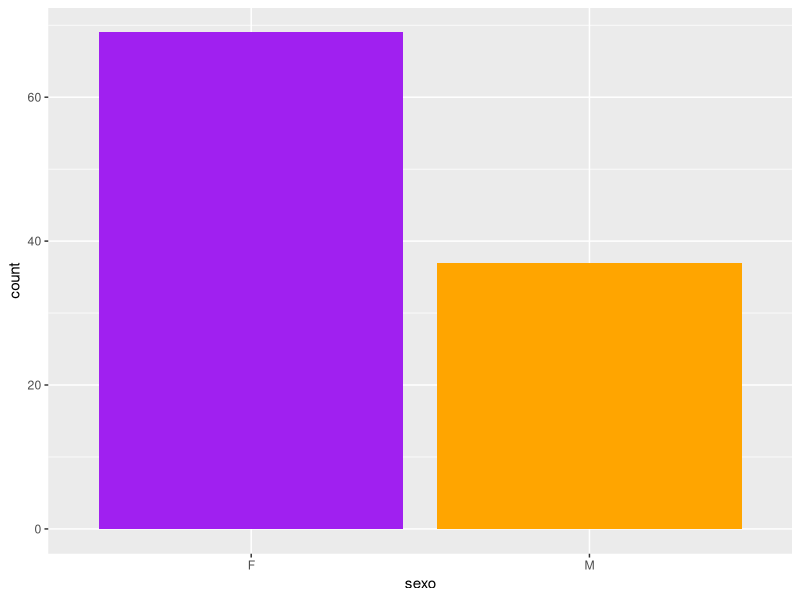
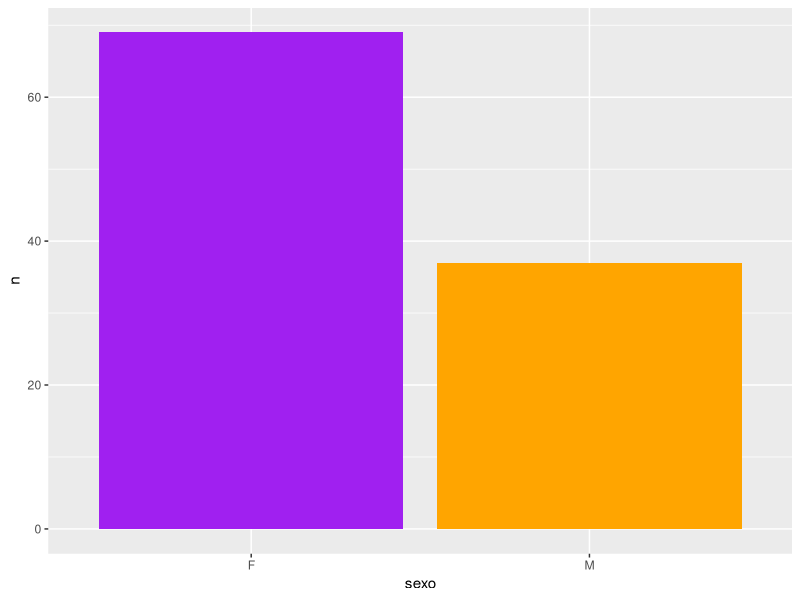
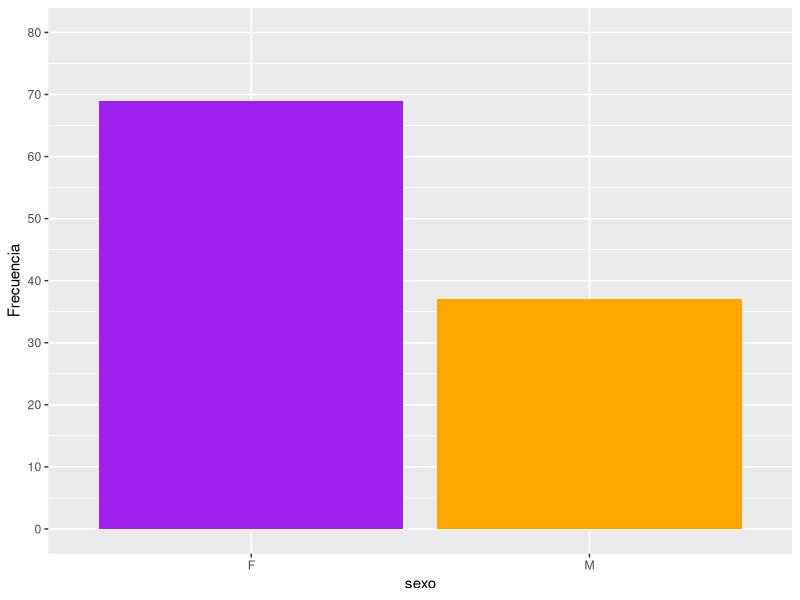
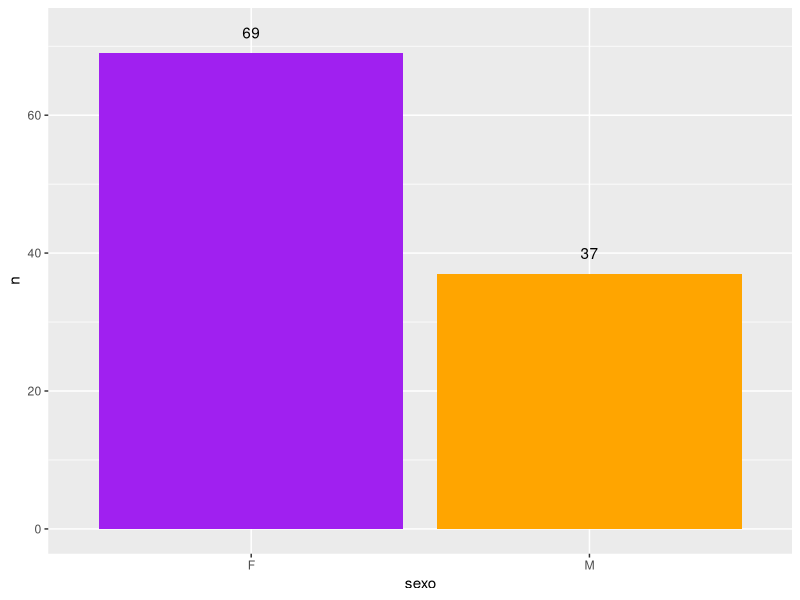
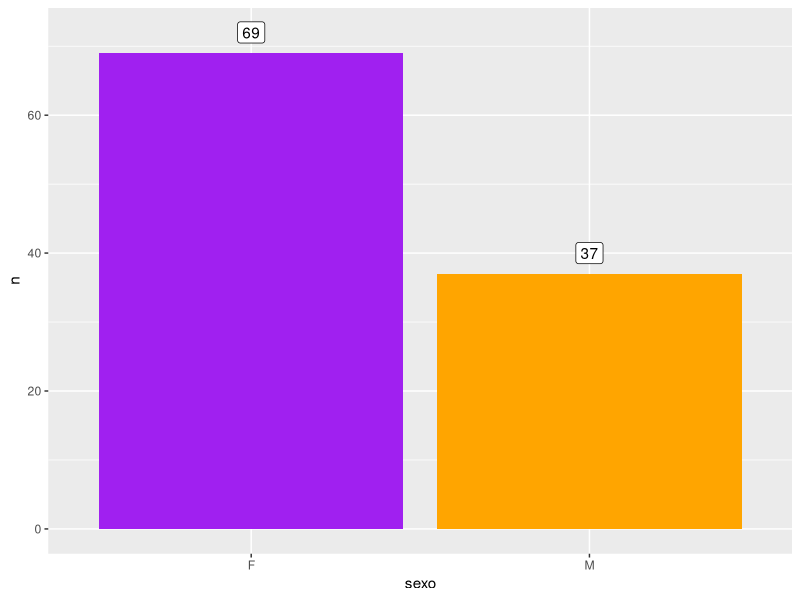
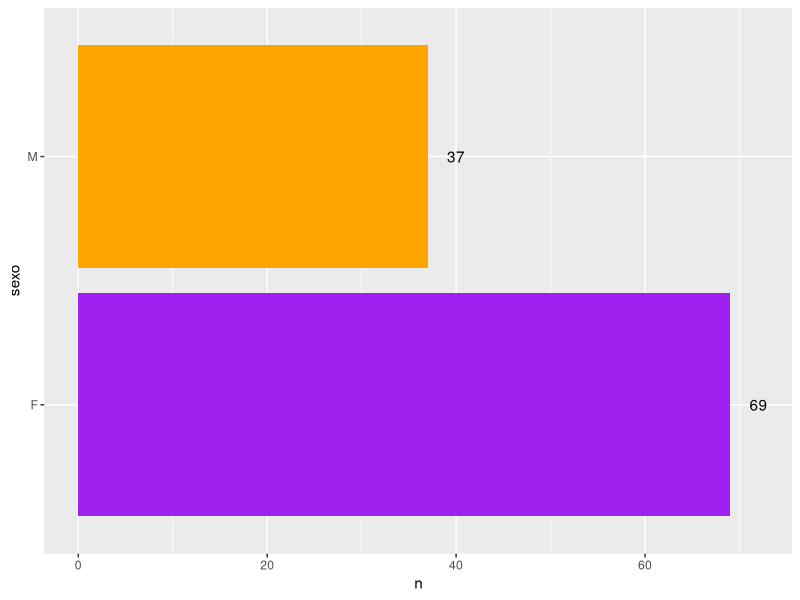
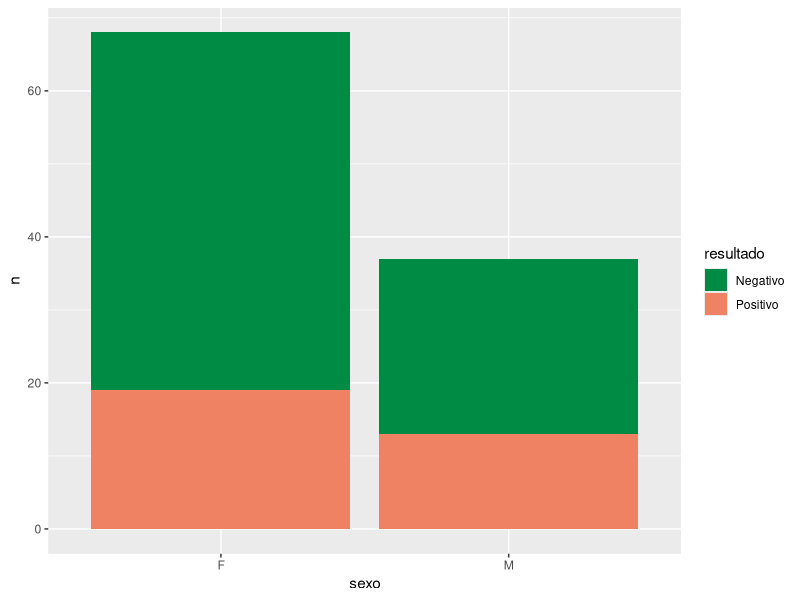
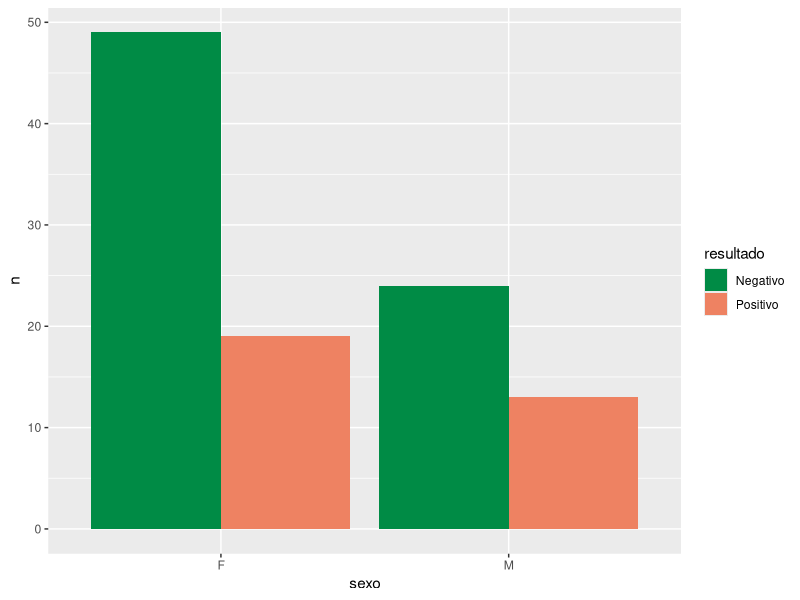

Write the R code that produced these figures, in order.
# Gráficos - Encuentro 7

# activamos tidyverse

library(tidyverse)

# leemos datos

guess_encoding("practicas/tsomf_prueba.csv")

# el encondign mayoritario del archivo es ISO-8859-1

tsomf <- read_csv2("practicas/tsomf_prueba.csv", 
                   locale = locale(encoding = "ISO-8859-1"))

glimpse(tsomf)

# Gráficos de variables cualitativas

# Gráficos de barras con sexo

tsomf |> 
  ggplot(aes(x = sexo, fill = sexo)) + 
  geom_bar() + 
  scale_fill_manual(values = c("purple", "orange")) +
  theme(legend.position = "none")

# geom_bar() hace automáticamente un recuento de repeticiones de valores, 
# es decir que el eje y (count) se calcula en la misma operación del gráfico

# Si llegasemos al gráfico con una tabla con las frecuencias calculadas

tsomf |> 
  count(sexo) 

# debemos indicarle a la coordenada y de donde saca la frecuencia e
# incorporar dentro de la capa geométrica geom_bar() el arumento
# stat = "identity"

tsomf |> 
  count(sexo) |> 
  ggplot(aes(x = sexo, y = n, fill = sexo)) + 
  geom_bar(stat = "identity") + 
  scale_fill_manual(values = c("purple", "orange")) +
  theme(legend.position = "none")

# Escalas de eje

# se pueden cambiar las escalas de eje con scale_x_* y scale_y_*
# el asterisco se reemplaza por la caracteristica de los datos asociados
# a ese eje

# por ejemplo, el eje y es un eje contínuo (count) por lo tanto:

tsomf |> 
  ggplot(aes(x = sexo, fill = sexo)) + 
  geom_bar() + 
  scale_fill_manual(values = c("purple", "orange")) +
  theme(legend.position = "none") + 
  scale_y_continuous(name = "Frecuencia", 
                     limits = c(0,80), 
                     breaks = seq(0, 80, by = 10))

# se puede declarar dentro de la escala el nombre del eje, los límites y 
# las separaciones con sus marcaciones de escala

# para el argumento breaks de escalas contínuas es muy útil la función seq()


# una capa interesante para agregar a este tipo de gráficos es una de texto 
# o de etiquetas

tsomf |> 
  count(sexo) |> 
  ggplot(aes(x = sexo, y = n, fill = sexo)) + 
  geom_bar(stat = "identity") + 
  scale_fill_manual(values = c("purple", "orange")) +
  theme(legend.position = "none") +
  geom_text(aes(label = n), nudge_y = 3) 

# para sumar etiquetas conviene que el gráfico provenga de una tabla de conteo
# a la capa geométrica text se le agrega un aes() para mapear la propiedad
# label igualando a n
# también se puede definir el desplazamiento del texto para que no se superponga
# con las barras (nugde_y desplazamiento vertical, nudge_x horizontal)

# igual pero con geom_label()

tsomf |> 
  count(sexo) |> 
  ggplot(aes(x = sexo, y = n)) + 
  geom_bar(aes(fill = sexo), stat = "identity") + 
  scale_fill_manual(values = c("purple", "orange")) +
  theme(legend.position = "none") +
  geom_label(aes(label = n), nudge_y = 3) 

# rotar coordenadas

tsomf |> 
  count(sexo) |> 
  ggplot(aes(x = sexo, y = n, fill = sexo)) + 
  geom_bar(stat = "identity") + 
  scale_fill_manual(values = c("purple", "orange")) +
  theme(legend.position = "none") +
  geom_text(aes(label = n), nudge_y = 3) +
  coord_flip()

# coord_flip() cambia la disposición del gráfico

# barras combinadas

# para incluir otra variable categórica en las barras debemos utilizar
# el mapeo de otra caracteristica como fill

tsomf |> 
  count(sexo, resultado) 

tsomf |> 
  count(sexo, resultado) |> 
  filter(resultado != "Inadecuado") |> 
  ggplot(aes(x = sexo, y = n, fill = resultado)) + 
  geom_bar(stat = "identity") + 
  scale_fill_manual(values = c("springgreen4", "salmon2"))

# por defecto la posición es "stack", es decir una categoría encima de la otra
# con valores absolutos de frecuencia

# lo podemos cambiar con "dodge"

tsomf |> 
  count(sexo, resultado) |> 
  filter(resultado != "Inadecuado") |> 
  ggplot(aes(x = sexo, y = n, fill = resultado)) + 
  geom_bar(stat = "identity", position = "dodge") + 
  scale_fill_manual(values = c("springgreen4", "salmon2"))

# o "fill" (similar a stack con valores relativos)

tsomf |> 
  count(sexo, resultado) |> 
  filter(resultado != "Inadecuado") |> 
  ggplot(aes(x = sexo, y = n, fill = resultado)) + 
  geom_bar(stat = "identity", position = "fill") + 
  scale_fill_manual(values = c("springgreen4", "salmon2"))

# si queremos hacer como el gráfico con etiquetas debemos adaptar la 
# capa geométrica a la disposición del gráfico

tsomf |> 
  count(sexo, resultado) |> 
  filter(resultado != "Inadecuado") |> 
  ggplot(aes(x = sexo, y = n, fill = resultado)) + 
  geom_bar(stat = "identity", position = "dodge") + 
  scale_fill_manual(values = c("springgreen4", "salmon2")) +
  geom_text(aes(label = n), 
            position = position_dodge(width = 0.9), vjust = -0.5) +
  scale_y_continuous(limits = c(0, 55))

# definimos posición en dodge y ajustamos el desplazamiento vertical
# además aumentamos los límites de la escala para que se vea la etiqueta

# gráficos de torta

# parte de un gráfico apilado al 100% de una sola barra

tsomf |> 
  count(sexo) |>
  ggplot(aes(x = "", y = n, fill = sexo)) +
  geom_bar(stat="identity", width=1) +
  scale_fill_manual(values = c("violetred", "dodgerblue2")) +
  geom_text(aes(label = round(n/sum(n)*100, 1)), 
            position = position_stack(vjust = 0.5))

# la clave está en cambiar el sistema de coordenadas a polar

tsomf |> 
  count(sexo) |>
  ggplot(aes(x = "", y = n, fill = sexo)) +
  geom_bar(stat="identity", width=1) +
  scale_fill_manual(values = c("violetred", "dodgerblue2")) +
  geom_text(aes(label = paste0(round(n/sum(n)*100, 1), "%")), 
            position = position_stack(vjust = 0.5), color = "white") +
  coord_polar("y", start=0) +
  theme_void() 
    

# Gráficos de variables cuantitativas

# vamos a calcular la edad a partir de la fecha de nacimiento para poder
# trabajar con ella

tsomf <- tsomf |> 
  mutate(edad = interval(dmy(fecha_nacimiento), dmy(fecha_test))%/%dyears())

# histogramas

# solo necesitamos declarar en x la variable cuantitativa para construir un
# histograma

tsomf |> 
  ggplot(aes(x = edad)) +
  geom_histogram(binwidth = 5, 
                 fill = "firebrick",
                 color = "white") 
   
# definimos ancho de 5 años y colores de relleno y contorno

# binwidth llama internamnete a cut_width() del propio ggplot2

tsomf |> 
  mutate(intervalo5 = cut_width(edad, width = 5, center = 0))

# podemos graficar lo mismo con geom_bar()

tsomf |> 
  mutate(intervalo_edad = cut_width(edad, width = 5, center = 0)) |> 
  count(intervalo_edad) |> 
  ggplot(aes(x = intervalo_edad, y = n)) +
  geom_bar(stat = "identity", 
           fill = "firebrick",
           color = "white")

# como la variable intervalo de edad es continua debemos hacer que
# las barras se toquen y además acomodar mejor las etiquetas de x

tsomf |> 
  mutate(intervalo_edad = cut_width(edad, width = 5, center = 0)) |> 
  count(intervalo_edad) |> 
  ggplot(aes(x = intervalo_edad, y = n)) +
  geom_bar(stat = "identity", 
           fill = "firebrick",
           color = "white", 
           width = 1) +
  theme(axis.text.x = element_text(angle = 45, vjust = 1, hjust=1))

# en cambio si queremos que el ancho de la barra del histograma
# coincida con grupos etarios en enteros (de 5 en 5 por ejemplo)

tsomf |> 
  mutate(intervalo5 = cut_interval(edad, length =  5)) |> 
  count(intervalo5)

tsomf |> 
  mutate(intervalo5 = cut_interval(edad, length =  5)) |> 
  count(intervalo5) |> 
  ggplot(aes(x = intervalo5, y = n)) +
  geom_bar(stat = "identity", 
           fill = "firebrick",
           color = "white", 
           width = 1) +
  theme(axis.text.x = element_text(angle = 45, vjust = 1, hjust=1))

# distribución de una variable cuantitativa segun una categórica

# veamos la categórica

tsomf |> 
  count(centrosalud_informe)

# achiquemos las categorías reduciendo a partir de n = 2

tsomf <- tsomf |> 
  mutate(centro_salud = fct_lump_n(centrosalud_informe, n = 2, other_level = "Otros")) 

# verifiquemos

tsomf |> 
  count(centro_salud)

# ahora tenemos 3 categorías

# la capa de puntos se superponen en la misma línea vertical

tsomf |> 
  ggplot(aes(x = centro_salud, y = edad)) +
  geom_point() 


# mejor es geom_jitter() que distribuye aleatoriamente a lo "ancho"

tsomf |> 
  ggplot(aes(x = centro_salud, y = edad)) +
  geom_jitter()

# se puede mostrar resúmenes estadísticos

tsomf |> 
  ggplot(aes(x = centro_salud, y = edad)) +
  geom_boxplot()

# o violines

tsomf |> 
  ggplot(aes(x = centro_salud, y = edad)) +
  geom_violin()

# o las dos capas juntas (boxplot + jitter)

tsomf |> 
  ggplot(aes(x = centro_salud, y = edad)) +
  geom_boxplot() +
  geom_jitter()

# algo más completo

tsomf |> 
  ggplot(aes(x = centro_salud, 
             y = edad,  
             fill = centro_salud)) +
  geom_boxplot(outlier.color = "red", alpha = 0.5) +
  geom_jitter(width = 0.2, shape = 1, size = 3) +
  xlab(label = "") +
  scale_fill_brewer(name = "Centro de Salud", 
                    palette = "Set1") +
  theme(legend.position = "bottom")

# Pirámides poblacionales

# preparación de los datos

# creamos intervalos cada 5 años
# contamos sexo e intervalos
# hacemos que los valores de hombres sea negativo

tabla_pob <- tsomf |> 
  mutate(grupo_edad = cut_interval(edad, length =  5)) |> 
  count(sexo, grupo_edad) |> 
  mutate(n = if_else(sexo == "F", n, n*-1))

# creamos gráfico de columnas invertido

tabla_pob |> 
  ggplot(aes(x = grupo_edad,
           y = n,
           fill = sexo)) +
  coord_flip() +
  geom_col() +
  scale_y_continuous(breaks  = seq(-20, 20, by = 5),
                     labels = abs(seq(-20, 20, by = 5))) +
  scale_fill_brewer(palette = "Accent",
                    name = "") +
  theme_minimal() +
  theme(legend.position = "bottom")

